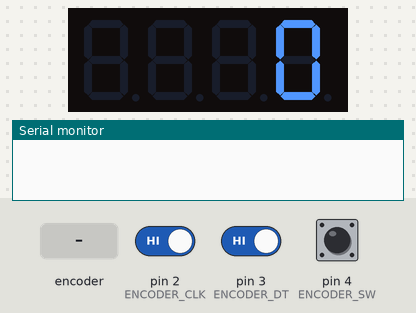
Bench run of a sketch on a simulated Arduino Uno, built with avr-gcc and run on an emulated ATmega328P. Parts: 4-digit seven-segment display, the last lines printed to the serial monitor. Inputs (shaded band) come from the test bench; at power-on: pin 4 (ENCODER_SW) HIGH, pin 2 (ENCODER_CLK) HIGH, pin 3 (ENCODER_DT) HIGH.

Above: at 2.2 s.
2.3 s: rotary encoder on pin 2 (ENCODER_CLK) / pin 3 (ENCODER_DT) turned 2 steps (second pin leading)
At 3.6 s:
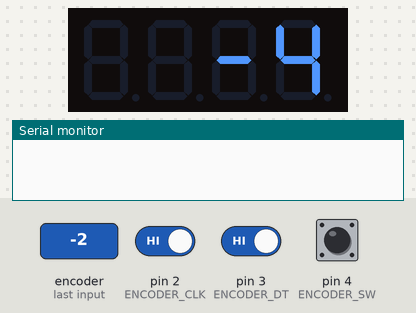
4.2 s: rotary encoder on pin 2 (ENCODER_CLK) / pin 3 (ENCODER_DT) turned 3 steps (first pin leading)
At 5.6 s:
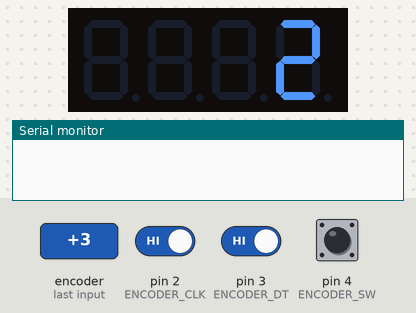
6.3 s: pin 4 (ENCODER_SW) pulsed LOW 2 times (0.12 s each, 0.3 s apart)
At 6.59 s:
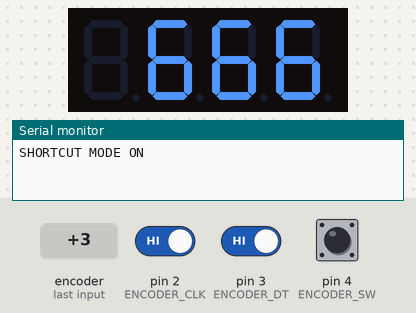
Timing chart, 0 to 9.3 s (numbered marks = the images above; inputs shaded):
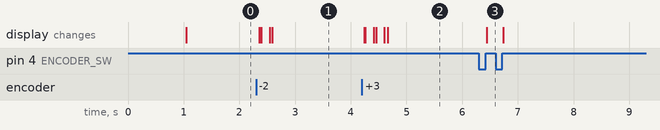

The sketch:

20.shortcut.ino
```cpp
// Same as day 19, but the shortcut is activated when we push the rotary encoder's button

#include <TM1637Display.h>

// Codes obtained from day 17
#define SECRET1 23
#define SECRET2 353
#define SECRET3 1688

// buzzer
const int buzzerPin = 7;

// display setup
#define DISPLAY_CLK 6
#define DISPLAY_DIO 5
TM1637Display display = TM1637Display(DISPLAY_CLK, DISPLAY_DIO);

// rotary encoder: interrupts only happen in pins 2 and 3
#define ENCODER_CLK 2
#define ENCODER_DT 3
#define ENCODER_SW 4  // button

typedef struct clock_t {
  int currentState;
  int lastState;
} Clock;

// state
int counter = 0;
Clock clk;

// data
const uint8_t data[] = { 0xff, 0xff, 0xff, 0xff };
const uint8_t full[] = { 0b01110001, 0b00111110, 0b00111000, 0b00111000 };

// shortcut
bool shortcutMode = false;
int buffer[] = { 666, SECRET1, SECRET2, SECRET3 };
int n = sizeof(buffer) / sizeof(int);
int bufferIndex = 0;
int lastCounter;

void setup() {
  Serial.begin(9600);
  display.clear();
  delay(1000);
  display.setBrightness(2);

  setupRotaryEncoder();
}

// Rotary encoder with button

void setupRotaryEncoder() {
  pinMode(ENCODER_CLK, INPUT);
  pinMode(ENCODER_DT, INPUT);
  pinMode(ENCODER_SW, INPUT);
  clk.lastState = digitalRead(ENCODER_CLK);
  digitalWrite(ENCODER_SW, HIGH);  // remove noise from the button pin
  attachInterrupt(digitalPinToInterrupt(ENCODER_CLK), updateEncoder, CHANGE);
}

void updateEncoder() {
  clk.currentState = digitalRead(ENCODER_CLK);

  // detect transition from LOW to HIGH or from HIGH to LOW
  if ((clk.currentState == HIGH && clk.currentState != clk.lastState) || (clk.currentState == LOW && clk.currentState != clk.lastState)) {
    if (digitalRead(ENCODER_DT) != clk.currentState) {
      onClockwiseRotation();
    } else {
      onCounterClockwiseRotation();
    }
  }

  clk.lastState = clk.currentState;
}

void onClockwiseRotation() {
  if (shortcutMode) {
    bufferIndex = (bufferIndex + 1) % n;
    counter = buffer[bufferIndex];

    Serial.print("BUFFER ");
    Serial.println(bufferIndex);
  } else {
    counter++;
  }
}

void onCounterClockwiseRotation() {
  if (shortcutMode) {
    if (bufferIndex > 0) {
      bufferIndex = (bufferIndex - 1);
    } else {
      bufferIndex = n - 1;
    }
    counter = buffer[bufferIndex];
    Serial.print("BUFFER ");
    Serial.println(bufferIndex);

  } else {
    counter--;
  }
}

bool buttonPress() {
  if (digitalRead(ENCODER_SW) == LOW) {
    delay(20);  // debounce time ms
    unsigned long t1 = millis();
    while (digitalRead(ENCODER_SW) == LOW) {}
    unsigned long diff = millis() - t1;

    if (diff > 50) {
      //Serial.println("Key Press");
      return true;
    }
  }
  return false;
}

void loop() {
  display.showNumberDec(counter);

  if (buttonPress()) {
    shortcutMode = !shortcutMode;
    if (shortcutMode) {
      lastCounter = counter;
      bufferIndex = 0;
      counter = buffer[bufferIndex];
    } else {
      counter = lastCounter;
    }
    Serial.print("SHORTCUT MODE ");
    Serial.println(shortcutMode ? "ON" : "OFF");
  }

  if (counter == SECRET1 || counter == SECRET2 || counter == SECRET3) {
    playTone(counter);
    delay(1000);
    display.clear();
  }
}

void playTone(int toneFrequency) {
  // note: no need to set the buzzer pin as output. tone must do it internally.
  tone(buzzerPin, toneFrequency, 500);  // play tone for 1 second
  delay(500);
  noTone(buzzerPin);
}
```

Measured:
- after the input at 2.3 s, the display: first changes after 0.05 s (image 1 shows a later state)
- after the input at 4.2 s, the display: first changes at once (image 2 shows a later state)
- after the input at 6.3 s, the display: changes after 0.14 s (image 3)
